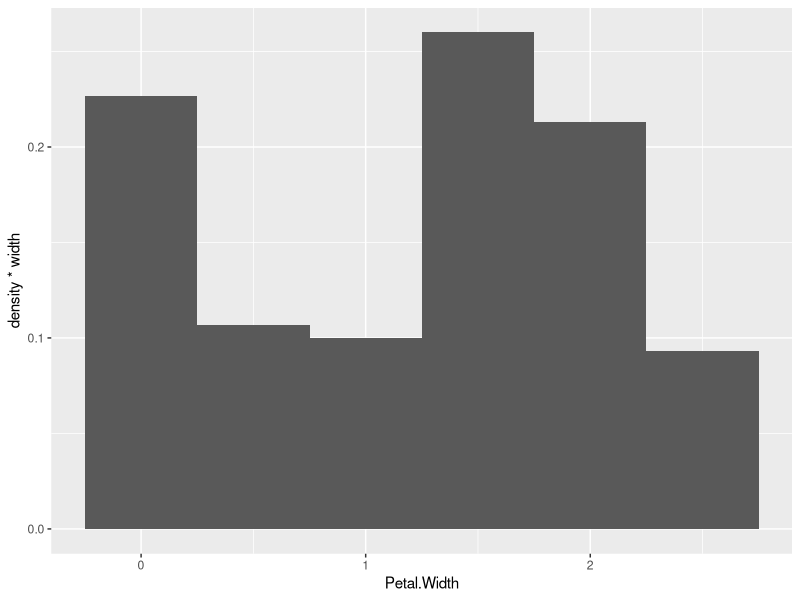
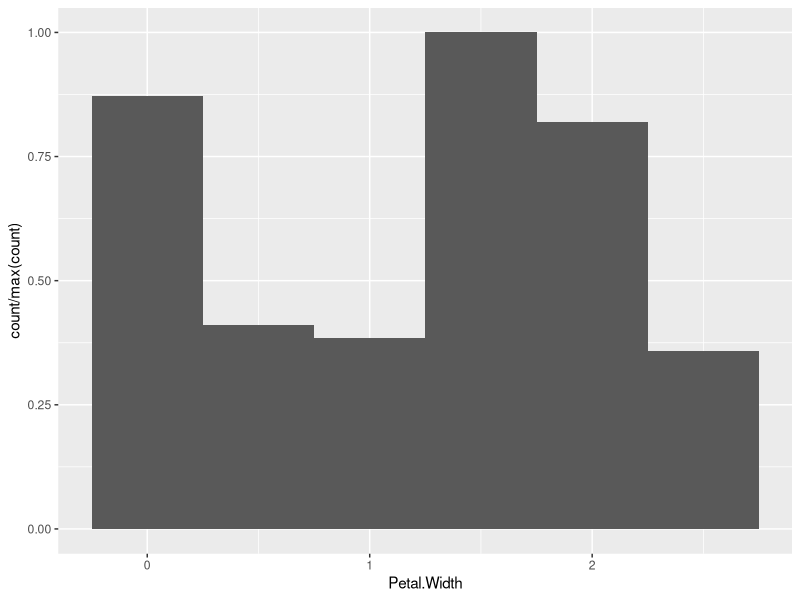
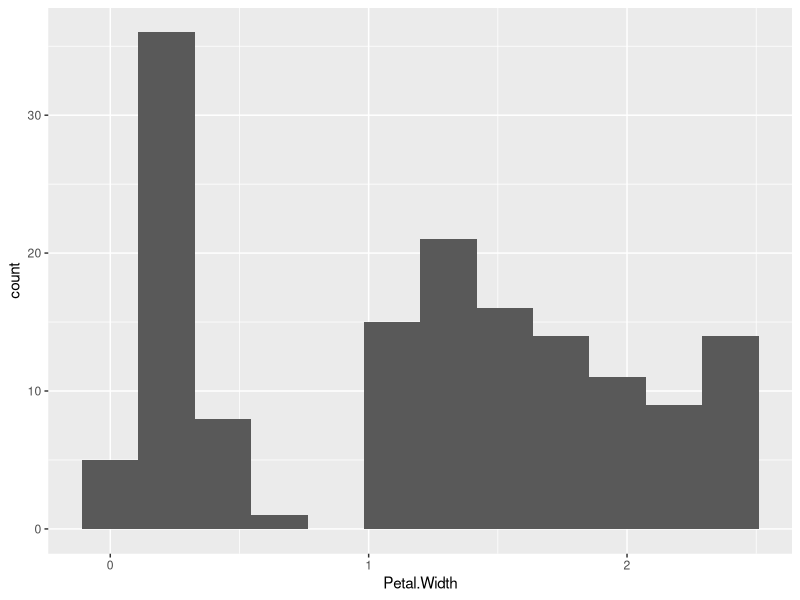
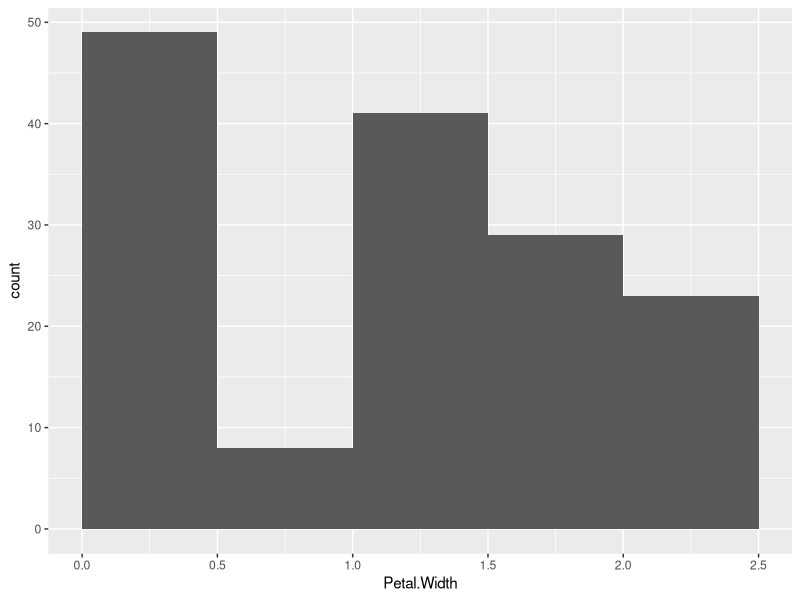

The R source for these figures, in order:
## ---- chunk 1
library(ggplot2)
data(iris)
## ---- chunk 2
ggplot(iris) + geom_histogram(mapping = aes(x = Petal.Width, y = after_stat(density * width)), binwidth = 0.5)
## ---- chunk 3
ggplot(iris) + geom_histogram(mapping = aes(x = Petal.Width, y = after_stat(count / max(count))), binwidth = 0.5)
## ---- chunk 4
riceRule = function(x) {
    width = max(x) - min(x)
    # Rice rule says the optimal number of bins is 2 times the cubed root of the number of samples rounded up
    n_bins = ceiling(2 * (length(x))^(1 / 3))
    bin_width = width / n_bins
    return(bin_width)
}
ggplot(iris) + geom_histogram(mapping = aes(x = Petal.Width), binwidth = riceRule)
## ---- chunk 5
ggplot(iris) + geom_histogram(mapping = aes(x = Petal.Width), binwidth = 0.5, boundary = 0)
